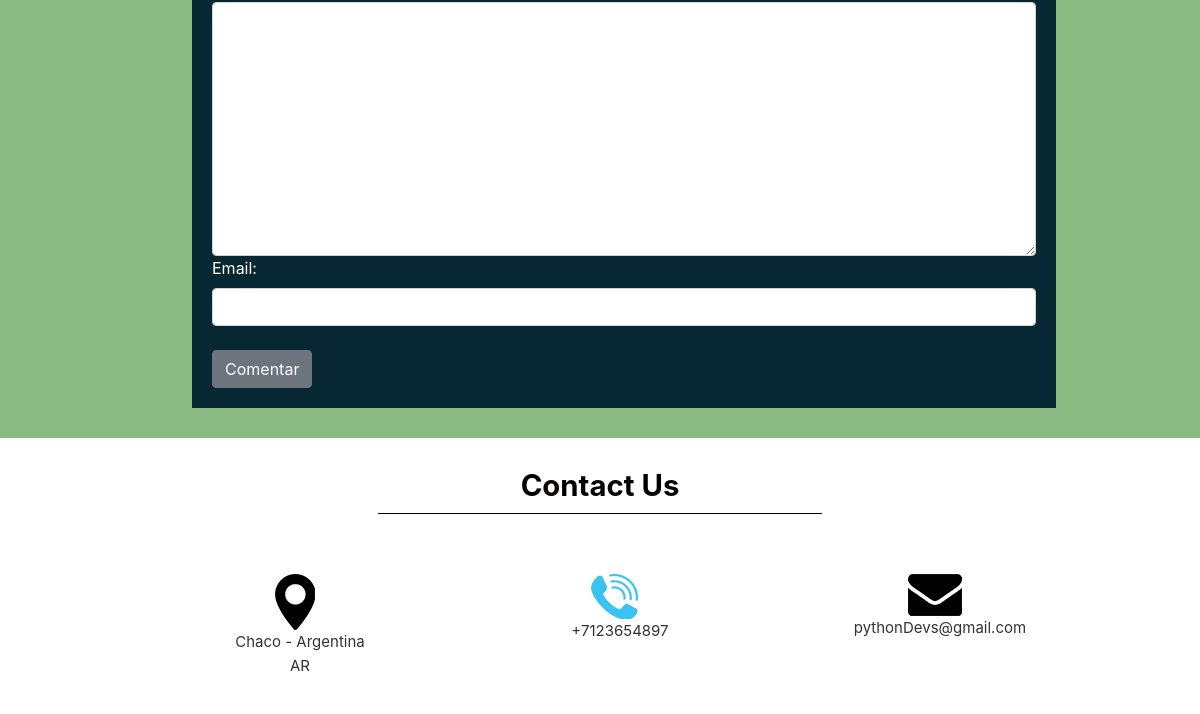
The app's page / (lower part), older data.
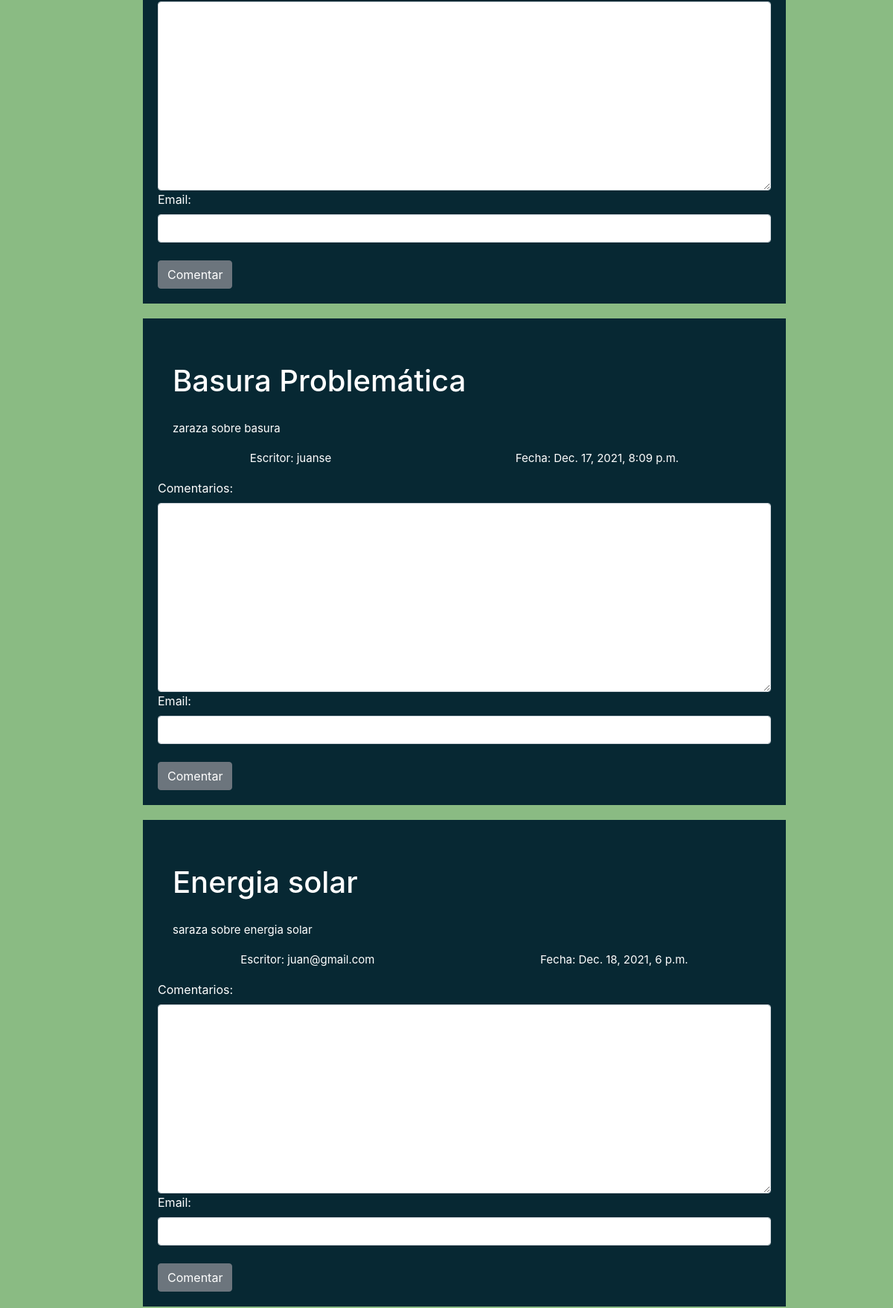
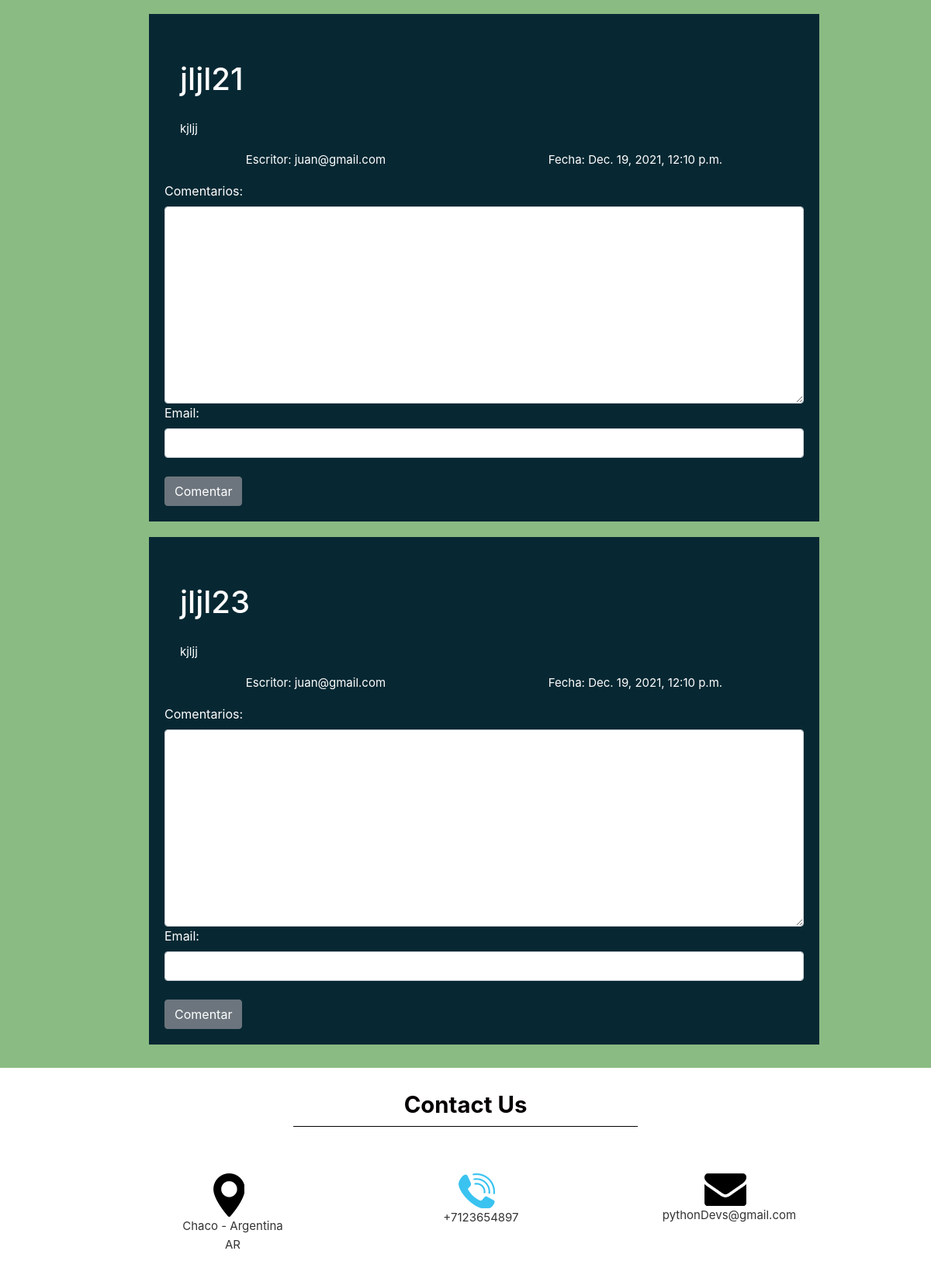
The same page, newer data (2 pictures, top to bottom).
### post/models.py (models this page shows, shortened)
class Post(models.Model):
    title = models.CharField(max_length=50)
    content = models.CharField(max_length=500)
    created = models.DateTimeField(default=timezone.now)
    active = models.BooleanField(default=True)
    category_id = models.ForeignKey(Category, on_delete=models.CASCADE)
    user_id = models.ForeignKey(User, on_delete=models.CASCADE)

### post/views.py (the view)
# urls.py: path('', postViews.allPost, name='home'),
def allPost(request):
    result = Post.objects.all()
    context = {
        'data':result
    }
    print(type(request.user.id))
    if request.user.id is None:
        context['form'] = CommentForm()
    else:
        context['form'] = CommentForm(instance=request.user)
    return render(request, 'home.html', context)

### comments/forms.py
class CommentForm(forms.ModelForm):
    class Meta:
        model = Comments
        fields = ['comment', 'email','post_id']
        widgets ={
            'comment':widgets.Textarea(attrs={'class':'form-control', 'width':'40px'}),
            'email':widgets.EmailInput(attrs={'class':'form-control', 'requerid':True}),
            'post_id':widgets.HiddenInput()
        }
        labels = {
            'comment': _('Comentarios'),
        }

### templates/home.html (shortened to what this page needs)
{% extends 'base.html' %}
{% load static %}
{% block content %}
<div class="services_main">
    <div class="container">
        <div class="service_main">
            <div class="row d-flex justify-content-center">
                <div class="card-content">
                    {% for i in data %}
                    <div class="written_text ml-5">
                        <h1 class="written_text">{{i.title}}</h1>
                        <p>{{i.content}}</p>
                        <div class="seccion1-container">
                            <p>Escritor: {{i.user_id}}</p>
                            <p>Fecha: {{i.created}}</p>
                        </div>
                        <div class="d-flex flex-column">
                            <form action="{% url 'saveComment' %}" method="POST">{% csrf_token %}
                                {{form}}
                                <button type="submit" class="btn btn-secondary mt-4">Comentar</button>
                            </form>
                        </div>
                    </div>
                    {% endfor %}
                </div>
            </div>
        </div>
    </div>
</div>
<div class="contact_main">
    <div class="container">
        <div class="row">
            <div class="col-sm-12">
                <h1 class="touch_text">Contact Us</h1>
            </div>
        </div>
    </div>
    <div class="contact_section_2">
        <div class="container">
            <div class="row">
                <div class="col-sm-4">
                    <div class="map_icon">
                        <img src="{% static 'images/map-icon.png' %}" style="max-width: 100%;padding-left: 30px; ">
                        <p class="email-text"><a href="#">Chaco - Argentina<br>AR</a></p>
                    </div>
                </div>
                <div class="col-sm-4">
                    <div class="map_icon">
                        <img src="{% static 'images/call-icon.png' %}" style="max-width: 100%;padding-left: 30px;">
                        <p class="email-text"><a href="#">+7123654897</a></p>
                    </div>
                </div>
                <div class="col-sm-4">
                    <div class="map_icon">
                        <img src="{% static 'images/email-icon.png' %}" style="max-width: 100%; padding-left: 30px;">
                        <p class="email-text"><a href="#">pythonDevs@gmail.com</a></p>
                    </div>
                </div>
            </div>
        </div>
    </div>
{% endblock content %}

### templates/base.html (shortened to what this page needs)
{% load static %}
<!DOCTYPE html>
<html lang="en">
<head>
    <link rel="stylesheet" type="text/css" href="{% static 'css/style.css' %}">
    <link rel="stylesheet" type="text/css" href="{% static 'css/bootstrap.min.css' %}">
    <link rel="stylesheet" href="{% static 'css/responsive.css' %}">
    <link rel="stylesheet" href="{% static 'css/jquery.mCustomScrollbar.min.css' %}">
    <link rel="stylesheet" href="https://netdna.bootstrapcdn.com/font-awesome/4.0.3/css/font-awesome.css">
    <link rel="stylesheet" href="{% static 'css/owl.carousel.min.css' %}">
    <link rel="stylesheet" href="{% static 'css/owl.theme.default.min.css' %}">
    <link rel="stylesheet" href="https://cdnjs.cloudflare.com/ajax/libs/fancybox/2.1.5/jquery.fancybox.min.css"
        media="screen">
</head>
<body>
    {% block content %}
    {% endblock %}
</body>
</html>

### static/css/style.css (style rules this page uses)
* { box-sizing: border-box !important; transition: ease all 0.5s; }
html { scroll-behavior: smooth; }
body { color: #666666; font-size: 14px; font-family: 'Raleway', sans-serif;; line-height: 1.80857; font-weight: normal; overflow-x: hidden; }
a { color: #1f1f1f; text-decoration: none !important; outline: none !important; -webkit-transition: all .3s ease-in-out; -moz-transition: all .3s ease-in-out; -ms-transition: all .3s ease-in-out; -o-transition: all .3s ease-in-out; transition: all .3s ease-in-out; }
h1, h2, h3, h4, h5, h6 { letter-spacing: 0; font-weight: normal; position: relative; padding: 0 0 10px 0; font-weight: normal; line-height: normal; color: #111111; margin: 0 }
h1 { font-size: 24px }
*, *::after, *::before { -webkit-box-sizing: border-box; -moz-box-sizing: border-box; box-sizing: border-box; }
p { margin: 20px; font-weight: 400; font-size: 15px; line-height: 24px; }
a { color: #ffffff; text-decoration: none; outline: none !important; }
.written_text { width: 100%; float: left; color: #ffffff; margin-top: 20px; }
.touch_text { width: 27%; margin: 0 auto; text-align: center; border-bottom: 1px solid #000; color: #050000; font-size: 22pt; font-weight: bold; }
.form-control { display: block; width: 100%; padding: .375rem .75rem; font-size: 1rem; line-height: 1.5; color: #495057; background-color: #072833; background-clip: padding-box; border: 1px solid #072833; border-radius: 0px; border: 0px; }
.contact_main { width: 100%; float: left; background-color: #ffffff; padding-top: 40px; }
.contact_section_2 { width: 50%; margin: 0 auto; display: block; padding-top: 40px; }
.map_icon { width: 100%; float: left; margin-top: 20px; margin-bottom: 20px; text-align: center; }
.email-text { width: 100%; float: left; color: #3ac3f0; }
.email-text a { text-decoration: none; color: #333; }
.contact_main { width: 100%; float: left; padding-top: 30px; }

### static/css/responsive.css (style rules this page uses)
.contact_section_2 { width: 80%; }
.touch_text { width: 40%; }

Row changes from the older to the newer data that the page shows:
added Post: title "Basura Problemática", content "zaraza sobre basura", user_id "juanse", created "Dec. 17, 2021, 8:09 p.m."
added Post: title "Energia solar", content "saraza sobre energia solar", user_id "juan@gmail.com", created "Dec. 18, 2021, 6 p.m."
added Post: title "jljl21", content "kjljj", user_id "juan@gmail.com", created "Dec. 19, 2021, 12:10 p.m."
added Post: title "jljl23", content "kjljj", user_id "juan@gmail.com", created "Dec. 19, 2021, 12:10 p.m."
